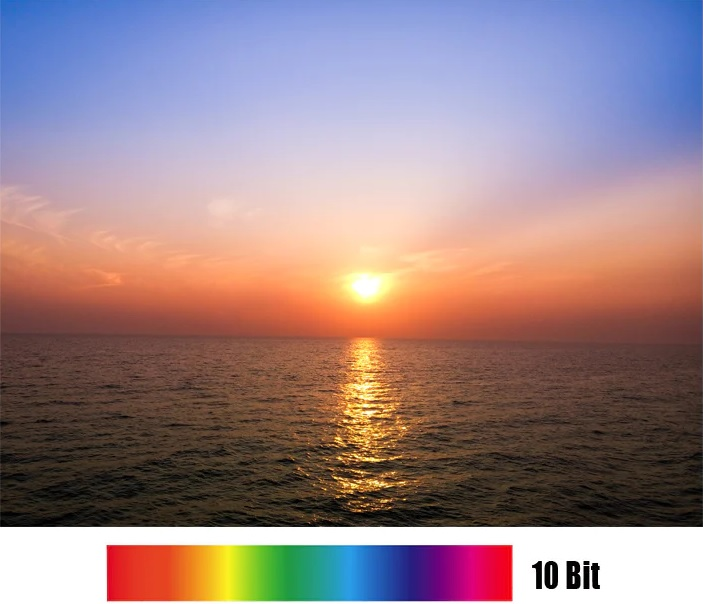
#> input picture Код python/images/input_examples/img10bit.jpg, 703 x 604 px
$ jupyter execute 'Чтение и сохранение изображения.ipynb'
#> lines starting #> are read from the running program, lines starting #| are printed output that depends on the picture
[cell 1]
from skimage.io import imread, imshow, imsave
from skimage import util

[cell 2]
img = imread("images/input_examples/img10bit.jpg")
#> img is the input picture: shape (604, 703, 3); mean R, G, B 153.8, 130.5, 133.9

[cell 3]
imshow(util.invert(img))
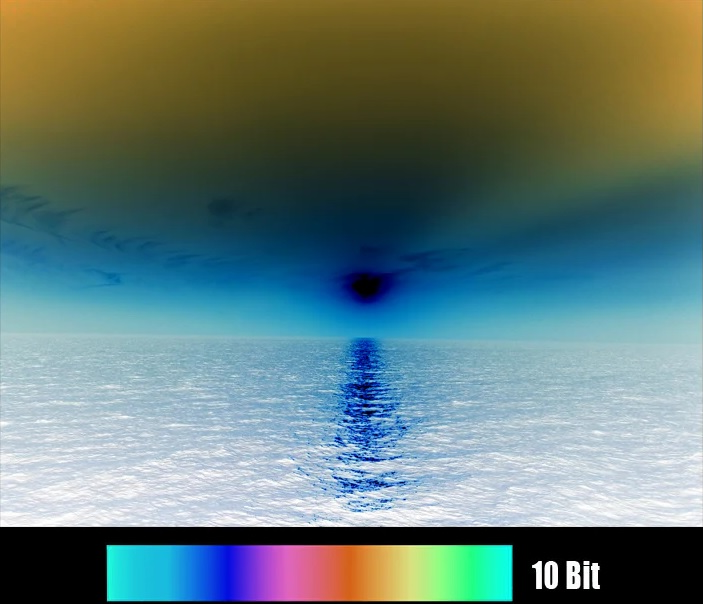
#> shown: shape (604, 703, 3); mean R, G, B 101.2, 124.5, 121.1

[cell 4]
imsave("images/output_examples/copy10bit.jpg",util.invert(img))
